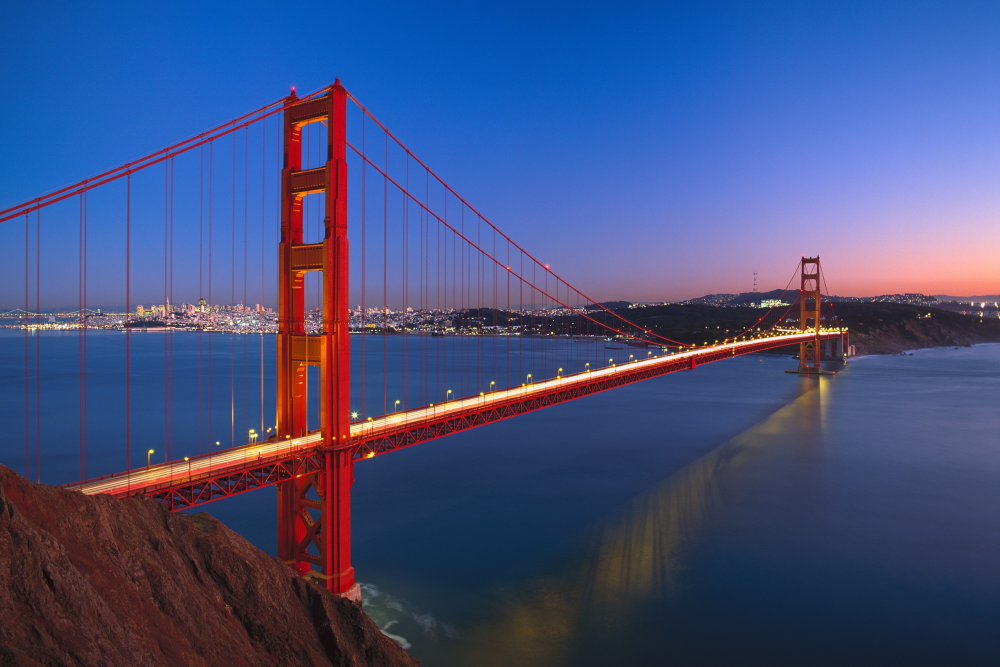
#> input picture proj2/Pasted Graphic 1.jpg, 3000 x 2000 px (shown at 1/3 size)
$ python stack.py
#> lines starting #> are read from the running program, lines starting #| are printed output that depends on the picture; after the words box and inside, x2 and y2 are one past the last pixel; in counts of white or black regions, pixels touching at a corner belong together
import cv2, numpy as np

def gstack(x, n, sigma=2.0, grow=1.6):
    s=[x.astype(np.float32)]
    sig=sigma
    for _ in range(n-1):
        s.append(cv2.GaussianBlur(s[-1], (0,0), sig))
        sig*=grow
    return s

def lstack(x, n, sigma=2.0, grow=1.6):
    g=gstack(x,n,sigma,grow)
    l=[g[i]-g[i+1] for i in range(n-1)]
    l.append(g[-1])
    return l,g

def blend(L1,L2,GM):
    y=[]
    for i in range(len(L1)):
        m=GM[i][...,None]
        y.append(L1[i]*m+L2[i]*(1-m))
    return y

def recon(L):
    y=L[-1]
    for i in range(len(L)-2,-1,-1):
        y=y+L[i]
    return np.clip(y,0,1)

def to01(x):
    m=x.min(); M=x.max()
    return (x-m)/(M-m+1e-8)

a=cv2.imread('Pasted Graphic 1.jpg').astype(np.float32)/255.0
o=cv2.imread('photo-1521747116042-5a810fda9664.jpeg').astype(np.float32)/255.0
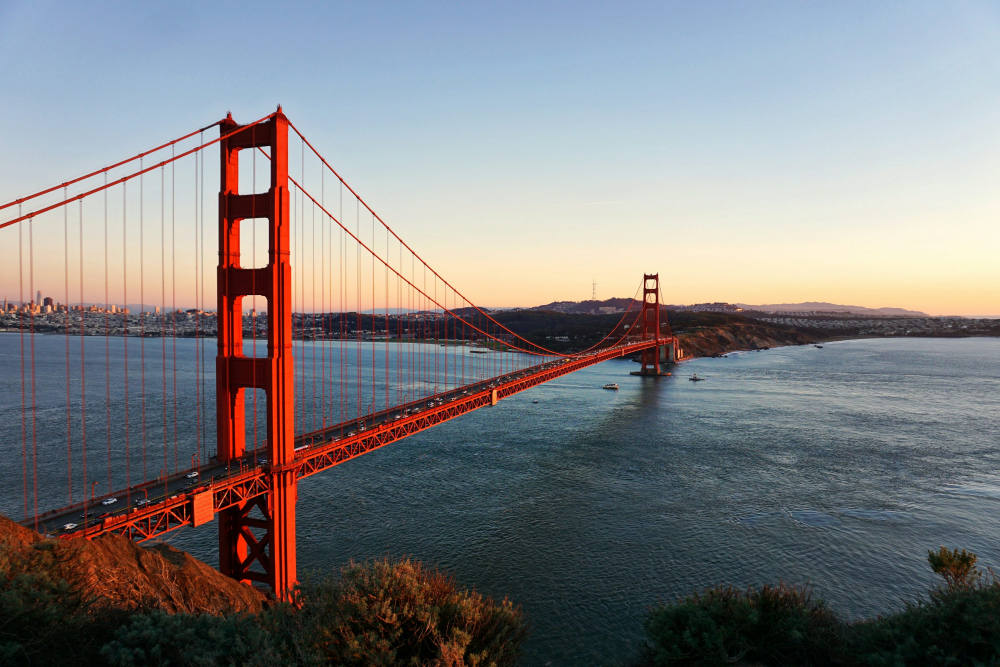
#> input picture proj2/photo-1521747116042-5a810fda9664.jpeg, 3000 x 2000 px (shown at 1/3 size)
h,w=a.shape[:2]; o=cv2.resize(o,(w,h))
#> after `h, w = a.shape[:2]`: h = 2000; w = 3000
m=np.zeros((h,w),np.float32); m[:, :w//2]=1.0
# m = np.zeros((h,w), np.float32)
# m[:h//2, :] = 1.0
n=6
la,ga=lstack(a,n,sigma=1.5,grow=1.4)
#> after the loop in gstack, `for _ in range(n-1):`: s = 6 items; sig = 8.07
#> in lstack, `g=gstack(x,n,sigma,grow)`: g = 6 items
#> in lstack, `l=[g[i]-g[i+1] for i in range(n-1)]`: l = 5 items
#> la = 6 items; ga = 6 items
lo,go=lstack(o,n,sigma=1.5,grow=1.4)
#> lo = 6 items; go = 6 items
gm=gstack(m,n,sigma=12.0,grow=1.8)
#> gm = 6 items
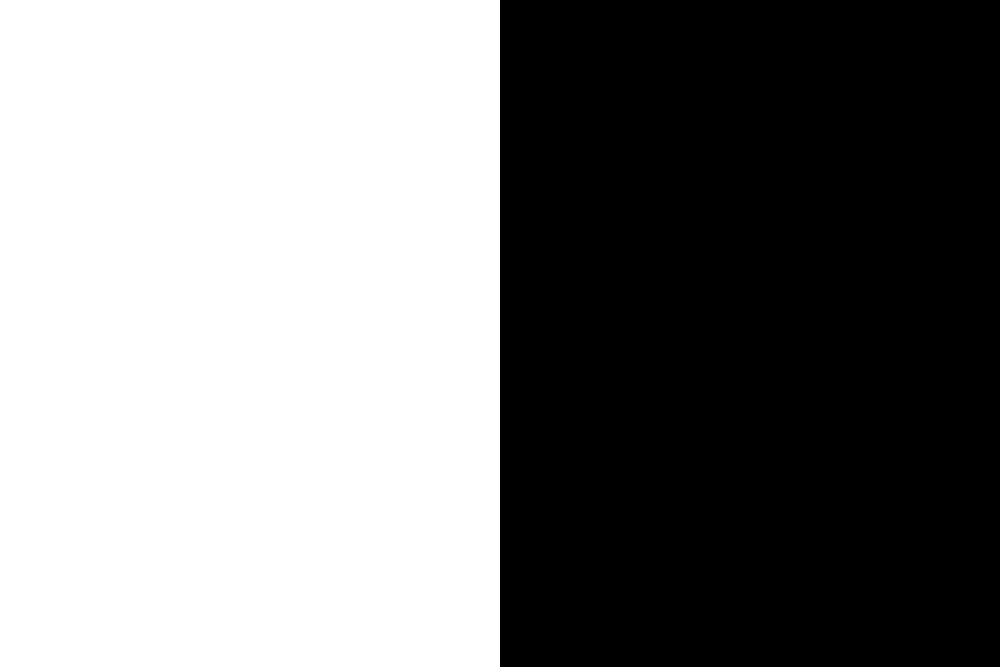
#> m: shape (2000, 3000) float32 (shown at 1/3 size); values 0 (black) and 1 (white), 50% white; 1 white region, box (x1, y1, x2, y2) and area: (0, 0, 1500, 2000) 3000000
lr=blend(la,lo,gm)
#> the loop in blend, `for i in range(len(L1)):` made 6 passes
#> pass 3, in blend, `m=GM[i][...,None]`:
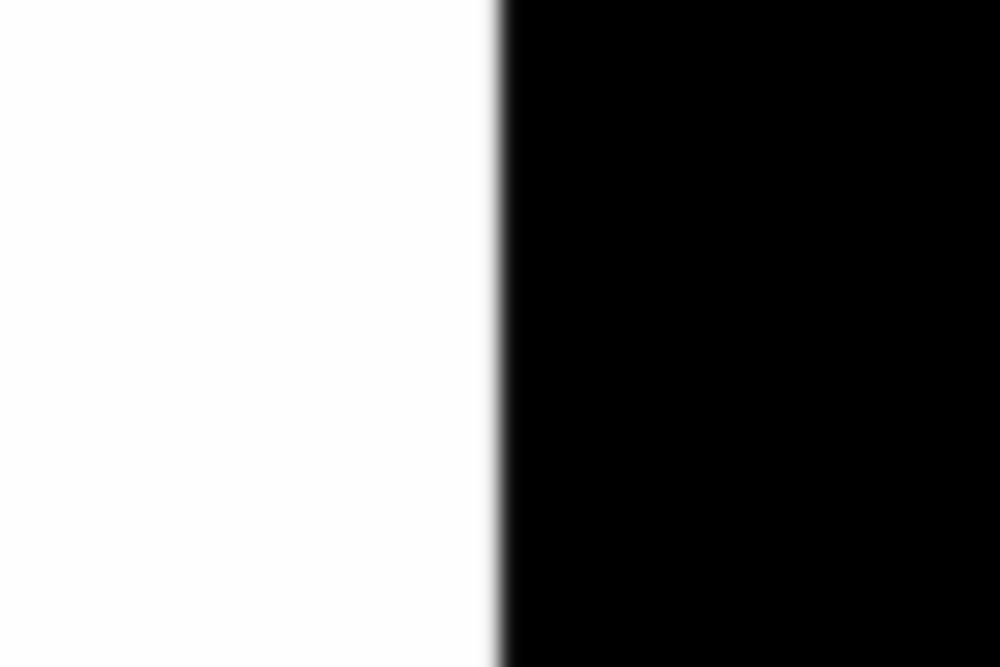
#> m: shape (2000, 3000, 1) float32 (shown at 1/3 size); min 0, max 1, mean 0.5
#> lr = 6 items
r=recon(lr)
#> the loop in recon, `for i in range(len(L)-2,-1,-1):` made 5 passes
#> i on passes 1, 2, 4, 5: 4, 3, 1, 0
cv2.imwrite('sunmoon.jpeg',(r*255).astype(np.uint8))
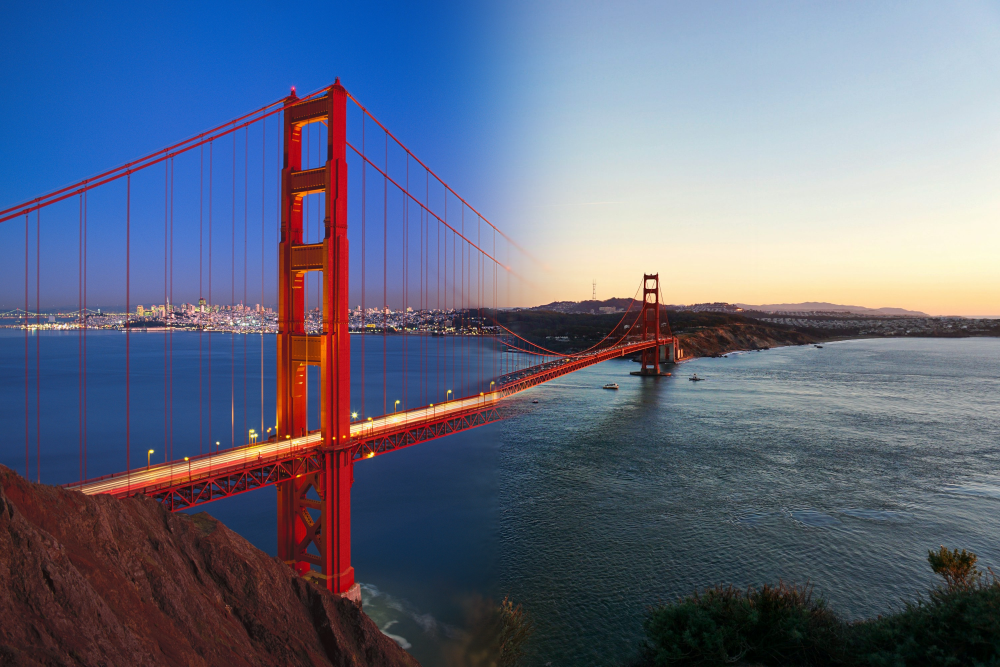
#> saved as sunmoon.jpeg: shape (2000, 3000, 3) (shown at 1/3 size); mean B, G, R 129.4, 106.4, 98.3

# [13 lines of commented-out code are left out]
